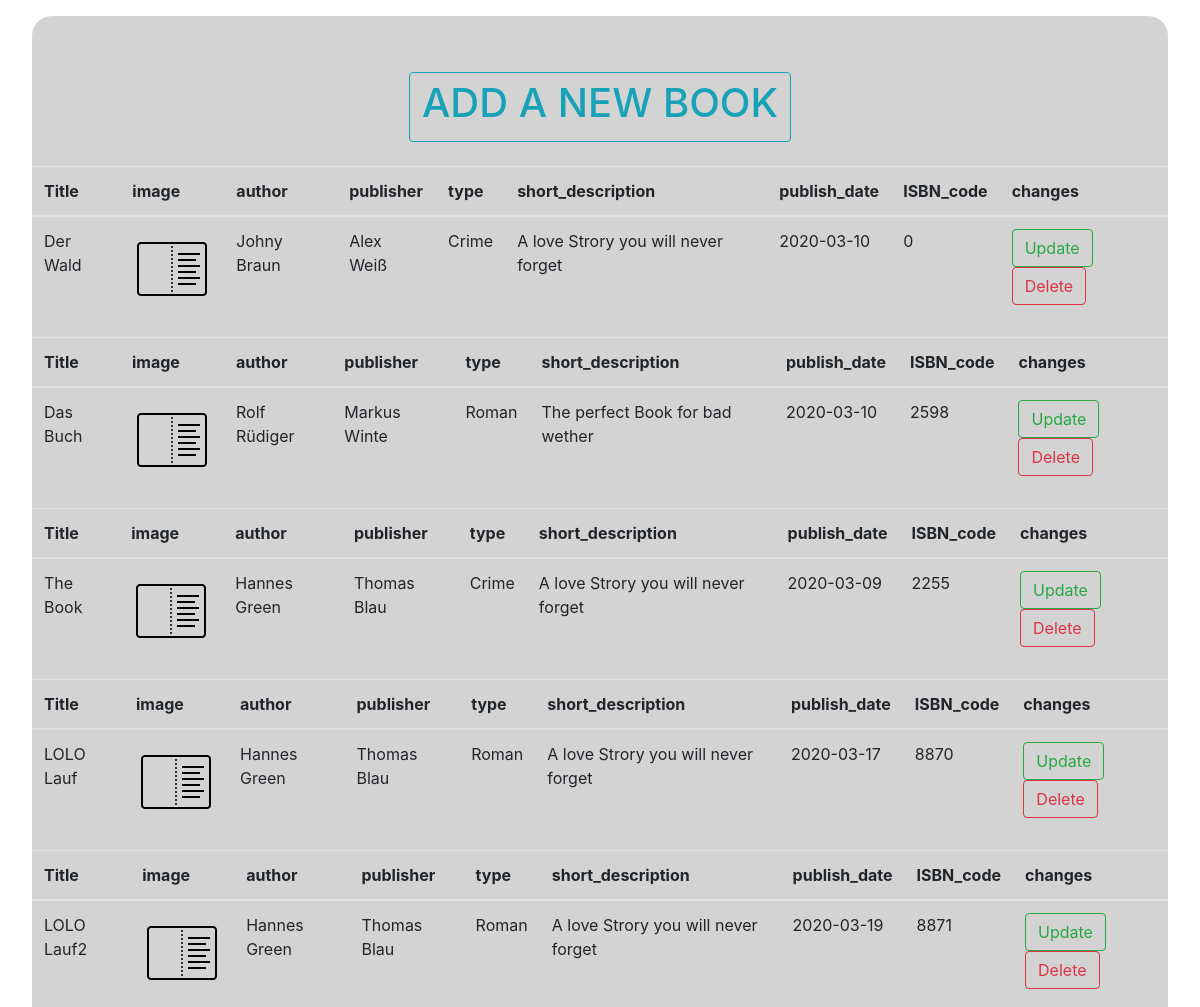
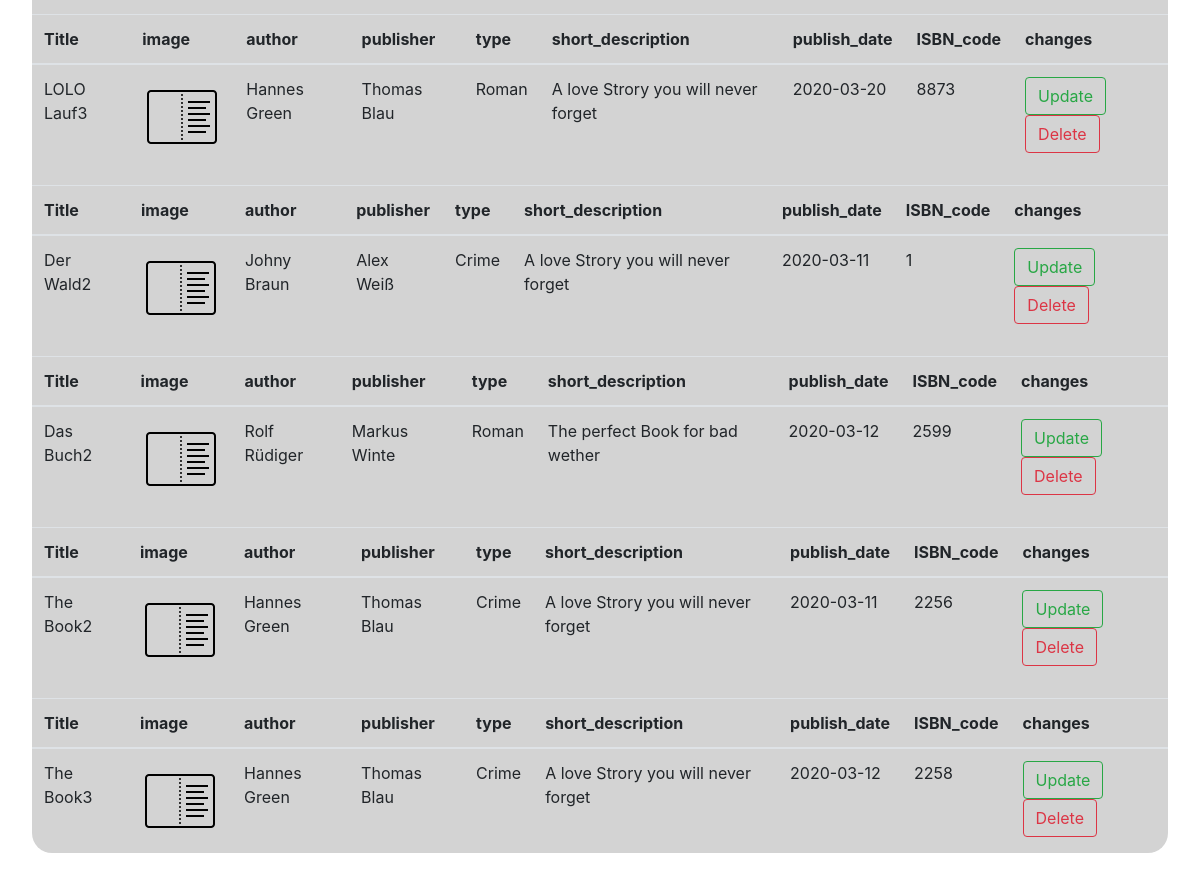
The page / on the database its author committed (2 pictures, top to bottom).
### tables this page shows
CREATE TABLE `media` (
  `id` int(11) NOT NULL,
  `title` varchar(255) NOT NULL,
  `image` varchar(255) NOT NULL,
  `author` varchar(255) NOT NULL,
  `publisher` varchar(255) NOT NULL,
  `type` varchar(255) NOT NULL,
  `short_description` varchar(400) NOT NULL,
  `publish_date` date NOT NULL,
  `ISBN_code` int(11) NOT NULL
);

### index.php (the view, shortened to what this page needs)
<!DOCTYPE html>
<html>
<head>
		<link rel="stylesheet" type="text/css" href="creat.css">
	<link rel="stylesheet" href="https://stackpath.bootstrapcdn.com/bootstrap/4.4.1/css/bootstrap.min.css">
</head>
<body>
	<div class="bb">
	<div class="d-flex justify-content-center mt-4 mb-4">
	<a href='creat.php'><button type='button' id="headline" class='btn btn-outline-info'><h1>ADD A NEW BOOK</h1></button></a><br></div>
	<?php
		include ("action/db_connect.php");
		$sql = "SELECT * FROM media";
		$result = mysqli_query($conn, $sql);
		if($result->num_rows == 0){
			echo "no result found";
		}else{
			$rows = $result->fetch_all(MYSQLI_ASSOC);
			foreach ($rows as $key => $value){?>
			<table class="table">
				<thead>
					<tr>
						<th>Title</th>
						<th>image</th>
						<th>author</th>
						<th>publisher</th>
						<th>type</th>
						<th colspan="3">short_description</th>
						<th>publish_date</th>
						<th>ISBN_code</th>
						<th>changes</th>
					</tr>
				</thead>
			<tr>
			<td><?php echo $value["title"]; ?></td>
			<td><?php echo "<img src=book.png>"; ?></td>
			<td><?php echo $value["author"]; ?></td>
			<td><?php echo $value["publisher"]; ?></td>
			<td><?php echo $value["type"]; ?></td>
			<td colspan="3"><?php echo $value["short_description"]; ?></td>
			<td><?php echo $value["publish_date"]; ?></td>
			<td><?php echo $value["ISBN_code"]; ?></td>
			<td>
			<?php
			echo"<a href='update.php?id=".$value["id"]."'class='btn btn-outline-success'>Update</a><a href='delete.php?id=".$value["id"]."'class='btn btn-outline-danger'>Delete</a><br>";?>
			</td>
			</tr>
			</table>
			<?php
		}
		}
	 ?>
	 </div>
</body>
</html>

### creat.css (style rules this page uses)
.bb { background-color: lightgray; border-radius: 20px; margin-left: 2em; margin-right: 2em; padding-top: 2em; margin-top: 1em; }

### rows shown on the page
media: title "Der Wald", author "Johny Braun", publisher "Alex Weiß", type "Crime", short_description "A love Strory you will never forget", publish_date "2020-03-10", ISBN_code "0"
media: title "Das Buch", author "Rolf Rüdiger", publisher "Markus Winte", type "Roman", short_description "The perfect Book for bad wether", publish_date "2020-03-10", ISBN_code "2598"
media: title "The Book", author "Hannes Green", publisher "Thomas Blau", type "Crime", short_description "A love Strory you will never forget", publish_date "2020-03-09", ISBN_code "2255"
media: title "LOLO Lauf", author "Hannes Green", publisher "Thomas Blau", type "Roman", short_description "A love Strory you will never forget", publish_date "2020-03-17", ISBN_code "8870"
media: title "LOLO Lauf2", author "Hannes Green", publisher "Thomas Blau", type "Roman", short_description "A love Strory you will never forget", publish_date "2020-03-19", ISBN_code "8871"
media: title "LOLO Lauf3", author "Hannes Green", publisher "Thomas Blau", type "Roman", short_description "A love Strory you will never forget", publish_date "2020-03-20", ISBN_code "8873"
media: title "Der Wald2", author "Johny Braun", publisher "Alex Weiß", type "Crime", short_description "A love Strory you will never forget", publish_date "2020-03-11", ISBN_code "1"
media: title "Das Buch2", author "Rolf Rüdiger", publisher "Markus Winte", type "Roman", short_description "The perfect Book for bad wether", publish_date "2020-03-12", ISBN_code "2599"
media: title "The Book2", author "Hannes Green", publisher "Thomas Blau", type "Crime", short_description "A love Strory you will never forget", publish_date "2020-03-11", ISBN_code "2256"
media: title "The Book3", author "Hannes Green", publisher "Thomas Blau", type "Crime", short_description "A love Strory you will never forget", publish_date "2020-03-12", ISBN_code "2258"
